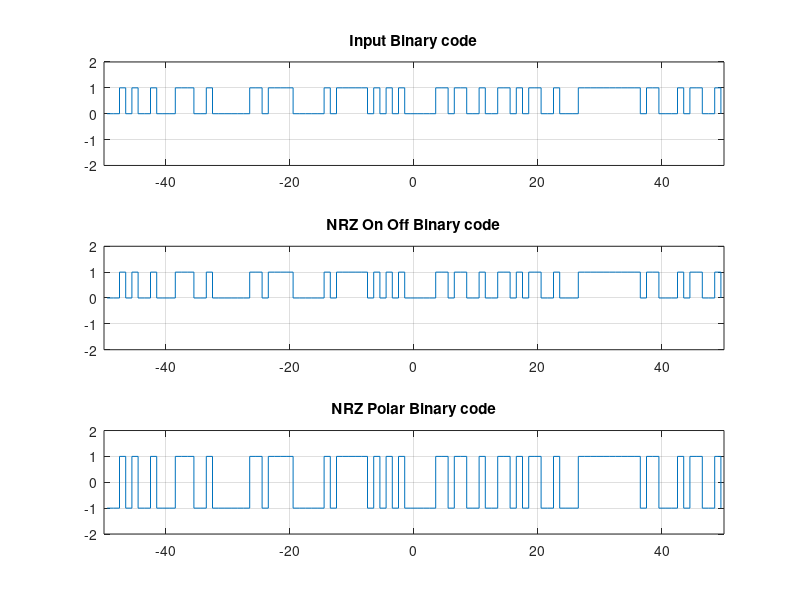

Write MATLAB code to recreate this figure.
%----------------------------------------------------------------------%
%%----------------- Lab 2 - Digital Communication --------------------%%
 %--------------- Supervisor: Dr.Shirvani Moghaddam --------------%
  %------- Source by Mohammad Reza Farhadi Nia ----- Date:Oct 2020 --%
%----------------------------------------------------------------------%

%%
%Binary_Input = [1 0 1 1 0 0 0 0 0 0 0 1 1 1 0 0 0 0 0 0 0 0 0 0 0 0 1 0 1 1 0 1 0 0 0 0 0 1 1 1 0 0 1 0 1 0 1 0 1  0 1 1 0 1 0 0 0 0 0 1 1 1 0 0 1 0 1 0 1 0 1 0 0 1 1 0 0 0 0 0 0 0 0 0 1 0 1 1 0 1 0 0 0 0 0 1 1 1 0 0 1 0 1 0 1 0 1 0 0 1 1 0 0 0 0 0 0 0 1 1 1 0 0 0 0 0 0 0 0 0 0 0 0 1 0 1 1 0 1 0 0 0 0 0 1 1 1 0 0 1 0 1 0 1 0 1 0 0 1 1 0 0 0 0 0 0 0 1 1 1 0 0 0 0 0 0 0 0 0 0 0 0 1 0 1 1 0 1 0 0 0 0 0 1 1 1 0 0 1 0 1 0 1 0 1 0]; 
Binary_Random_Input = randi([0,1],1,100);
NRZ_on_off = Binary_Random_Input;
NRZ_Polar = Binary_Random_Input;

    for i = 1:length(Binary_Random_Input)
        if Binary_Random_Input(i) == 1
            NRZ_Polar(i) = 1;
        else
            NRZ_Polar(i) = -1;
        end
    end

figure(1)

subplot(3,1,1);stairs([-length(Binary_Random_Input)/2+1/2:length(Binary_Random_Input)/2-1/2],Binary_Random_Input);
axis([-length(Binary_Random_Input)/2 length(Binary_Random_Input)/2 -2 2]);title('Input Binary code');grid on;

subplot(3,1,2);stairs([-length(NRZ_on_off)/2+1/2:length(NRZ_on_off)/2-1/2],NRZ_on_off);
axis([-length(NRZ_on_off)/2 length(NRZ_on_off)/2 -2 2]);title('NRZ On Off Binary code');grid on;

subplot(3,1,3);stairs([-length(NRZ_Polar)/2+1/2:length(NRZ_Polar)/2-1/2],NRZ_Polar);
axis([-length(NRZ_Polar)/2 length(NRZ_Polar)/2 -2 2]);title('NRZ Polar Binary code');grid on;

